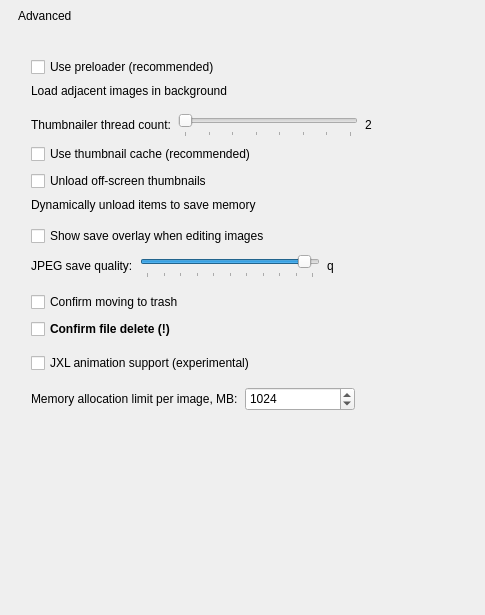
             <widget class="QWidget" name="scrollAreaWidgetContents_4">
              <property name="geometry">
               <rect>
                <x>0</x>
                <y>0</y>
                <width>485</width>
                <height>615</height>
               </rect>
              </property>
              <layout class="QVBoxLayout" name="verticalLayout_31">
               <property name="spacing">
                <number>9</number>
               </property>
               <property name="leftMargin">
                <number>18</number>
               </property>
               <property name="topMargin">
                <number>9</number>
               </property>
               <property name="rightMargin">
                <number>18</number>
               </property>
               <property name="bottomMargin">
                <number>9</number>
               </property>
               <item>
                <widget class="QLabel" name="label_49">
                 <property name="accessibleName">
                  <string notr="true">SHeaderText</string>
                 </property>
                 <property name="text">
                  <string>Advanced</string>
                 </property>
                </widget>
               </item>
               <item>
                <widget class="QWidget" name="widget_13" native="true">
                 <property name="accessibleName">
                  <string notr="true">SHeaderLine</string>
                 </property>
                </widget>
               </item>
               <item>
                <spacer name="verticalSpacer_17">
                 <property name="orientation">
                  <enum>Qt::Vertical</enum>
                 </property>
                 <property name="sizeType">
                  <enum>QSizePolicy::Fixed</enum>
                 </property>
                 <property name="sizeHint" stdset="0">
                  <size>
                   <width>20</width>
                   <height>6</height>
                  </size>
                 </property>
                </spacer>
               </item>
               <item>
                <widget class="GroupPanel" name="advancedGroup" native="true">
                 <property name="accessibleName">
                  <string notr="true">SGroup</string>
                 </property>
                 <layout class="QVBoxLayout" name="verticalLayout_34">
                  <property name="spacing">
                   <number>7</number>
                  </property>
                  <property name="leftMargin">
                   <number>13</number>
                  </property>
                  <property name="topMargin">
                   <number>10</number>
                  </property>
                  <property name="rightMargin">
                   <number>13</number>
                  </property>
                  <property name="bottomMargin">
                   <number>10</number>
                  </property>
                  <item>
                   <widget class="QCheckBox" name="usePreloaderCheckBox">
                    <property name="sizePolicy">
                     <sizepolicy hsizetype="MinimumExpanding" vsizetype="Minimum">
                      <horstretch>0</horstretch>
                      <verstretch>0</verstretch>
                     </sizepolicy>
                    </property>
                    <property name="toolTip">
                     <string>Preload the next/previous image. Results in a much faster image switching (at the expense of wasting more RAM).</string>
                    </property>
                    <property name="text">
                     <string>Use preloader (recommended)</string>
                    </property>
                   </widget>
                  </item>
                  <item>
                   <widget class="QLabel" name="label_41">
                    <property name="accessibleName">
                     <string notr="true">SNoteText</string>
                    </property>
                    <property name="text">
                     <string>Load adjacent images in background</string>
                    </property>
                   </widget>
                  </item>
                  <item>
                   <widget class="QWidget" name="widget_15" native="true">
                    <property name="accessibleName">
                     <string notr="true">SLine</string>
                    </property>
                   </widget>
                  </item>
                  <item>
                   <layout class="QHBoxLayout" name="horizontalLayout">
                    <property name="leftMargin">
                     <number>0</number>
                    </property>
                    <property name="topMargin">
                     <number>0</number>
                    </property>
                    <property name="rightMargin">
                     <number>0</number>
                    </property>
                    <property name="bottomMargin">
                     <number>0</number>
                    </property>
                    <item>
                     <widget class="QLabel" name="label_17">
                      <property name="text">
                       <string>Thumbnailer thread count:</string>
                      </property>
                     </widget>
                    </item>
                    <item>
                     <widget class="QSlider" name="thumbnailerThreadsSlider">
                      <property name="sizePolicy">
                       <sizepolicy hsizetype="Fixed" vsizetype="Fixed">
                        <horstretch>0</horstretch>
                        <verstretch>0</verstretch>
                       </sizepolicy>
                      </property>
                      <property name="minimumSize">
                       <size>
                        <width>180</width>
                        <height>25</height>
                       </size>
                      </property>
                      <property name="minimum">
                       <number>1</number>
                      </property>
                      <property name="maximum">
                       <number>8</number>
                      </property>
                      <property name="pageStep">
                       <number>1</number>
                      </property>
                      <property name="orientation">
                       <enum>Qt::Horizontal</enum>
                      </property>
                      <property name="tickPosition">
                       <enum>QSlider::TicksBelow</enum>
                      </property>
                     </widget>
                    </item>
                    <item>
                     <widget class="QLabel" name="thumbnailerThreadsLabel">
                      <property name="text">
                       <string>2</string>
                      </property>
                     </widget>
                    </item>
                    <item>
                     <spacer name="horizontalSpacer_9">
                      <property name="orientation">
                       <enum>Qt::Horizontal</enum>
                      </property>
                      <property name="sizeHint" stdset="0">
                       <size>
                        <width>40</width>
                        <height>20</height>
                       </size>
                      </property>
                     </spacer>
                    </item>
                   </layout>
                  </item>
                  <item>
                   <widget class="QCheckBox" name="useThumbnailCacheCheckBox">
                    <property name="sizePolicy">
                     <sizepolicy hsizetype="MinimumExpanding" vsizetype="Minimum">
                      <horstretch>0</horstretch>
                      <verstretch>0</verstretch>
                     </sizepolicy>
                    </property>
                    <property name="toolTip">
                     <string/>
                    </property>
                    <property name="text">
                     <string>Use thumbnail cache (recommended)</string>
                    </property>
                   </widget>
                  </item>
                  <item>
                   <widget class="QCheckBox" name="unloadThumbsCheckBox">
                    <property name="text">
                     <string>Unload off-screen thumbnails</string>
                    </property>
                   </widget>
                  </item>
                  <item>
                   <widget class="QLabel" name="label_51">
                    <property name="accessibleName">
                     <string notr="true">SNoteText</string>
                    </property>
                    <property name="text">
                     <string>Dynamically unload items to save memory</string>
                    </property>
                   </widget>
                  </item>
                  <item>
                   <widget class="QWidget" name="widget_26" native="true">
                    <property name="accessibleName">
                     <string notr="true">SLine</string>
                    </property>
                   </widget>
                  </item>
                  <item>
                   <widget class="QCheckBox" name="saveOverlayCheckBox">
                    <property name="text">
                     <string>Show save overlay when editing images</string>
                    </property>
                   </widget>
                  </item>
                  <item>
                   <layout class="QHBoxLayout" name="horizontalLayout_10">
                    <property name="leftMargin">
                     <number>0</number>
                    </property>
                    <property name="topMargin">
                     <number>0</number>
                    </property>
                    <item>
                     <widget class="QLabel" name="label_3">
                      <property name="text">
                       <string>JPEG save quality:</string>
                      </property>
                     </widget>
                    </item>
                    <item>
                     <widget class="QSlider" name="JPEGQualitySlider">
                      <property name="sizePolicy">
                       <sizepolicy hsizetype="Fixed" vsizetype="Fixed">
                        <horstretch>0</horstretch>
                        <verstretch>0</verstretch>
                       </sizepolicy>
                      </property>
                      <property name="minimumSize">
                       <size>
                        <width>180</width>
                        <height>25</height>
                       </size>
                      </property>
                      <property name="minimum">
                       <number>0</number>
                      </property>
                      <property name="maximum">
                       <number>100</number>
                      </property>
                      <property name="pageStep">
                       <number>5</number>
                      </property>
                      <property name="value">
                       <number>95</number>
                      </property>
                      <property name="orientation">
                       <enum>Qt::Horizontal</enum>
                      </property>
                      <property name="tickPosition">
                       <enum>QSlider::TicksBelow</enum>
                      </property>
                      <property name="tickInterval">
                       <number>10</number>
                      </property>
                     </widget>
                    </item>
                    <item>
                     <widget class="QLabel" name="JPEGQualityLabel">
                      <property name="text">
                       <string>q</string>
                      </property>
                     </widget>
                    </item>
                    <item>
                     <spacer name="horizontalSpacer_7">
                      <property name="orientation">
                       <enum>Qt::Horizontal</enum>
                      </property>
                      <property name="sizeHint" stdset="0">
                       <size>
                        <width>40</width>
                        <height>20</height>
                       </size>
                      </property>
                     </spacer>
                    </item>
                   </layout>
                  </item>
                  <item>
                   <widget class="QWidget" name="widget_25" native="true">
                    <property name="accessibleName">
                     <string notr="true">SLine</string>
                    </property>
                   </widget>
                  </item>
                  <item>
                   <widget class="QCheckBox" name="confirmTrashCheckBox">
                    <property name="text">
                     <string>Confirm moving to trash</string>
                    </property>
                   </widget>
                  </item>
                  <item>
                   <widget class="QCheckBox" name="confirmDeleteCheckBox">
                    <property name="font">
                     <font>
                      <bold>true</bold>
                     </font>
                    </property>
                    <property name="text">
                     <string>Confirm file delete (!)</string>
                    </property>
                   </widget>
                  </item>
                  <item>
                   <widget class="QWidget" name="widget_27" native="true">
                    <property name="accessibleName">
                     <string notr="true">SLine</string>
                    </property>
                   </widget>
                  </item>
                  <item>
                   <widget class="QCheckBox" name="animatedJxlCheckBox">
                    <property name="text">
                     <string>JXL animation support (experimental)</string>
                    </property>
                   </widget>
                  </item>
                  <item>
                   <widget class="QWidget" name="widget_28" native="true">
                    <property name="accessibleName">
                     <string notr="true">SLine</string>
                    </property>
                   </widget>
                  </item>
                  <item>
                   <layout class="QHBoxLayout" name="horizontalLayout_25">
                    <property name="leftMargin">
                     <number>0</number>
                    </property>
                    <property name="topMargin">
                     <number>0</number>
                    </property>
                    <property name="rightMargin">
                     <number>0</number>
                    </property>
                    <property name="bottomMargin">
                     <number>0</number>
                    </property>
                    <item>
                     <widget class="QLabel" name="memoryLimitLabel">
                      <property name="text">
                       <string>Memory allocation limit per image, MB:</string>
                      </property>
                     </widget>
                    </item>
                    <item>
                     <widget class="QSpinBox" name="memoryLimitSpinBox">
                      <property name="sizePolicy">
                       <sizepolicy hsizetype="Fixed" vsizetype="Minimum">
                        <horstretch>0</horstretch>
                        <verstretch>0</verstretch>
                       </sizepolicy>
                      </property>
                      <property name="minimumSize">
                       <size>
                        <width>110</width>
                        <height>24</height>
                       </size>
                      </property>
                      <property name="minimum">
                       <number>512</number>
                      </property>
                      <property name="maximum">
                       <number>8192</number>
                      </property>
                      <property name="singleStep">
                       <number>512</number>
                      </property>
                      <property name="value">
                       <number>1024</number>
                      </property>
                     </widget>
                    </item>
                    <item>
                     <spacer name="horizontalSpacer_32">
                      <property name="orientation">
                       <enum>Qt::Horizontal</enum>
                      </property>
                      <property name="sizeHint" stdset="0">
                       <size>
                        <width>40</width>
                        <height>20</height>
                       </size>
                      </property>
                     </spacer>
                    </item>
                   </layout>
                  </item>
                  
                 </layout>
                </widget>
               </item>
               <item>
                <spacer name="verticalSpacer_16">
                 <property name="orientation">
                  <enum>Qt::Vertical</enum>
                 </property>
                 <property name="sizeHint" stdset="0">
                  <size>
                   <width>20</width>
                   <height>40</height>
                  </size>
                 </property>
                </spacer>
               </item>
              </layout>
             </widget>
